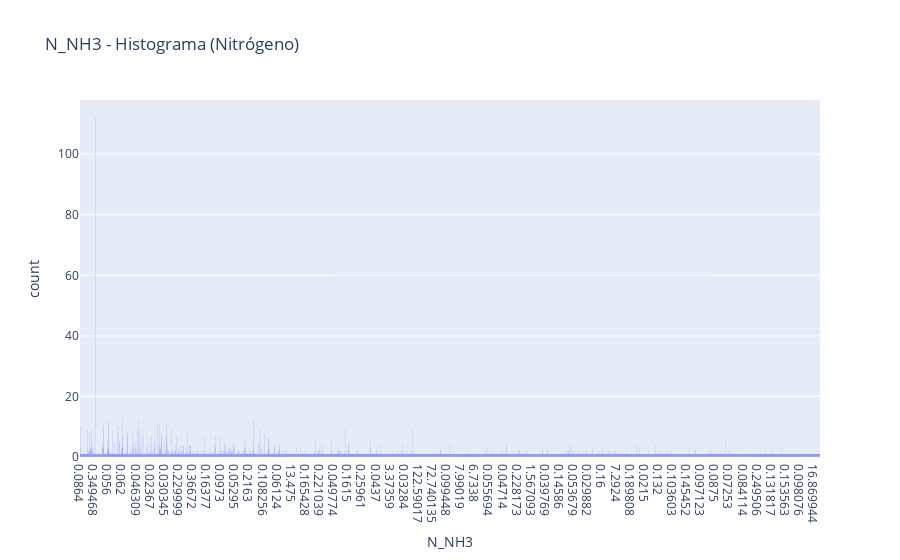
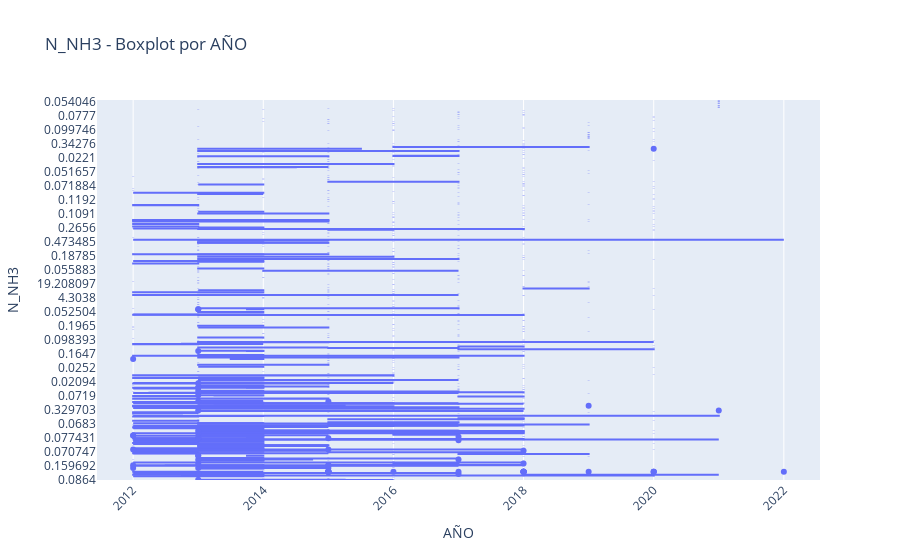
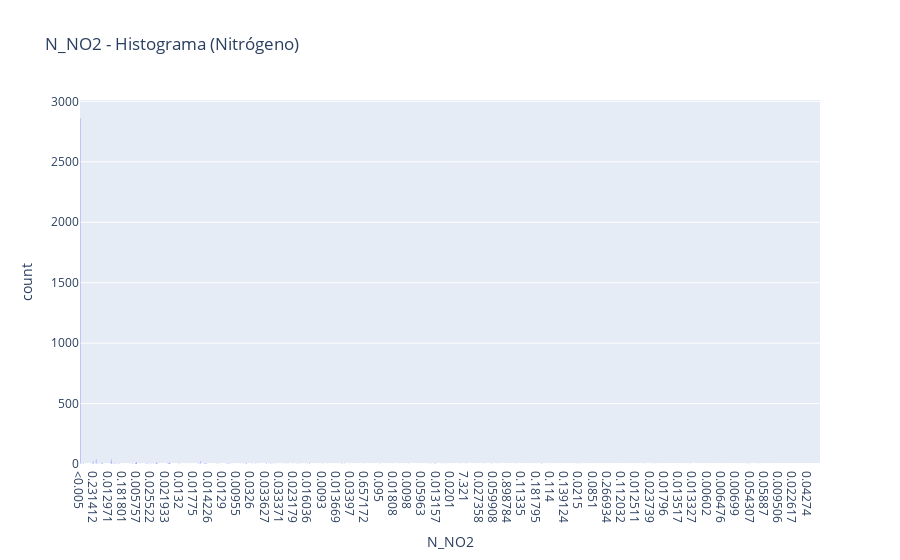
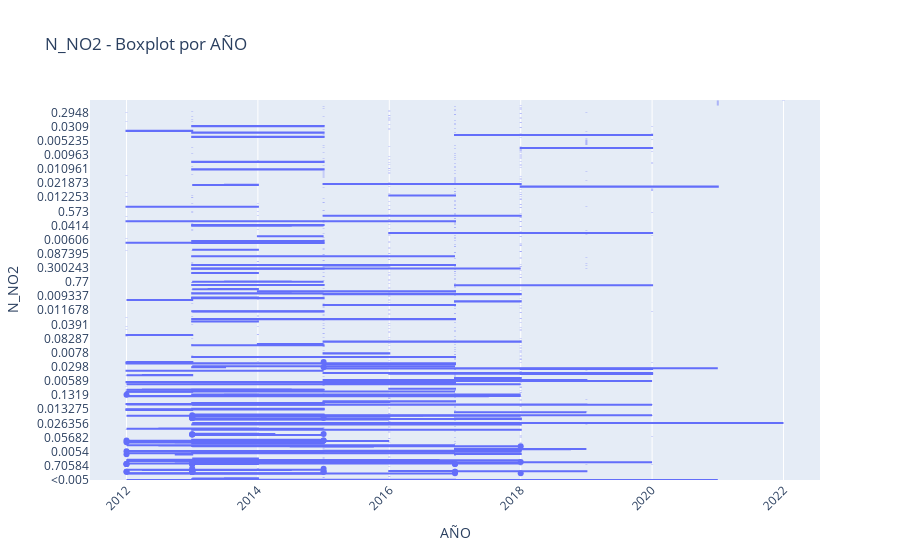

The notebook cell saved with these charts, in order:
### Code cell
graficar_parametros_plotly(df_nitrogeno, parametros_nitrogeno, "Nitrógeno", agrupar_por='AÑO')

### Figure 1 — Plotly figure (JSON) as saved in the notebook; plotly's stock layout.template omitted (floating-point values rounded to 4 significant figures; data arrays with more than 128 entries replaced by an {"elided": "..."} marker saying what was removed)
{"data": [{"bingroup": "x", "hovertemplate": "N_NH3=%{x}<br>count=%{y}<extra></extra>", "legendgroup": "", "marker": {"color": "#636efa", "pattern": {"shape": ""}}, "name": "", "nbinsx": 30, "orientation": "v", "showlegend": false, "type": "histogram", "x": {"elided": "5713 str values"}, "xaxis": "x", "yaxis": "y"}], "layout": {"bargap": 0.1, "barmode": "relative", "legend": {"tracegroupgap": 0}, "title": {"text": "N_NH3 - Histograma (Nitrógeno)"}, "xaxis": {"anchor": "y", "domain": [0, 1], "title": {"text": "N_NH3"}}, "yaxis": {"anchor": "x", "domain": [0, 1], "title": {"text": "count"}}}}

### Figure 2 — Plotly figure (JSON) as saved in the notebook; plotly's stock layout.template omitted (floating-point values rounded to 4 significant figures; data arrays with more than 128 entries replaced by an {"elided": "..."} marker saying what was removed)
{"data": [{"alignmentgroup": "True", "hovertemplate": "AÑO=%{x}<br>N_NH3=%{y}<extra></extra>", "legendgroup": "", "marker": {"color": "#636efa"}, "name": "", "notched": false, "offsetgroup": "", "orientation": "h", "showlegend": false, "type": "box", "x": {"elided": "5713 float values"}, "x0": " ", "xaxis": "x", "y": {"elided": "5713 str values"}, "y0": " ", "yaxis": "y"}], "layout": {"boxmode": "group", "legend": {"tracegroupgap": 0}, "title": {"text": "N_NH3 - Boxplot por AÑO"}, "xaxis": {"anchor": "y", "domain": [0, 1], "tickangle": -45, "title": {"text": "AÑO"}}, "yaxis": {"anchor": "x", "domain": [0, 1], "title": {"text": "N_NH3"}}}}

### Figure 3 — Plotly figure (JSON) as saved in the notebook; plotly's stock layout.template omitted (floating-point values rounded to 4 significant figures; data arrays with more than 128 entries replaced by an {"elided": "..."} marker saying what was removed)
{"data": [{"bingroup": "x", "hovertemplate": "N_NO2=%{x}<br>count=%{y}<extra></extra>", "legendgroup": "", "marker": {"color": "#636efa", "pattern": {"shape": ""}}, "name": "", "nbinsx": 30, "orientation": "v", "showlegend": false, "type": "histogram", "x": {"elided": "5725 str values"}, "xaxis": "x", "yaxis": "y"}], "layout": {"bargap": 0.1, "barmode": "relative", "legend": {"tracegroupgap": 0}, "title": {"text": "N_NO2 - Histograma (Nitrógeno)"}, "xaxis": {"anchor": "y", "domain": [0, 1], "title": {"text": "N_NO2"}}, "yaxis": {"anchor": "x", "domain": [0, 1], "title": {"text": "count"}}}}

### Figure 4 — Plotly figure (JSON) as saved in the notebook; plotly's stock layout.template omitted (floating-point values rounded to 4 significant figures; data arrays with more than 128 entries replaced by an {"elided": "..."} marker saying what was removed)
{"data": [{"alignmentgroup": "True", "hovertemplate": "AÑO=%{x}<br>N_NO2=%{y}<extra></extra>", "legendgroup": "", "marker": {"color": "#636efa"}, "name": "", "notched": false, "offsetgroup": "", "orientation": "h", "showlegend": false, "type": "box", "x": {"elided": "5725 float values"}, "x0": " ", "xaxis": "x", "y": {"elided": "5725 str values"}, "y0": " ", "yaxis": "y"}], "layout": {"boxmode": "group", "legend": {"tracegroupgap": 0}, "title": {"text": "N_NO2 - Boxplot por AÑO"}, "xaxis": {"anchor": "y", "domain": [0, 1], "tickangle": -45, "title": {"text": "AÑO"}}, "yaxis": {"anchor": "x", "domain": [0, 1], "title": {"text": "N_NO2"}}}}
